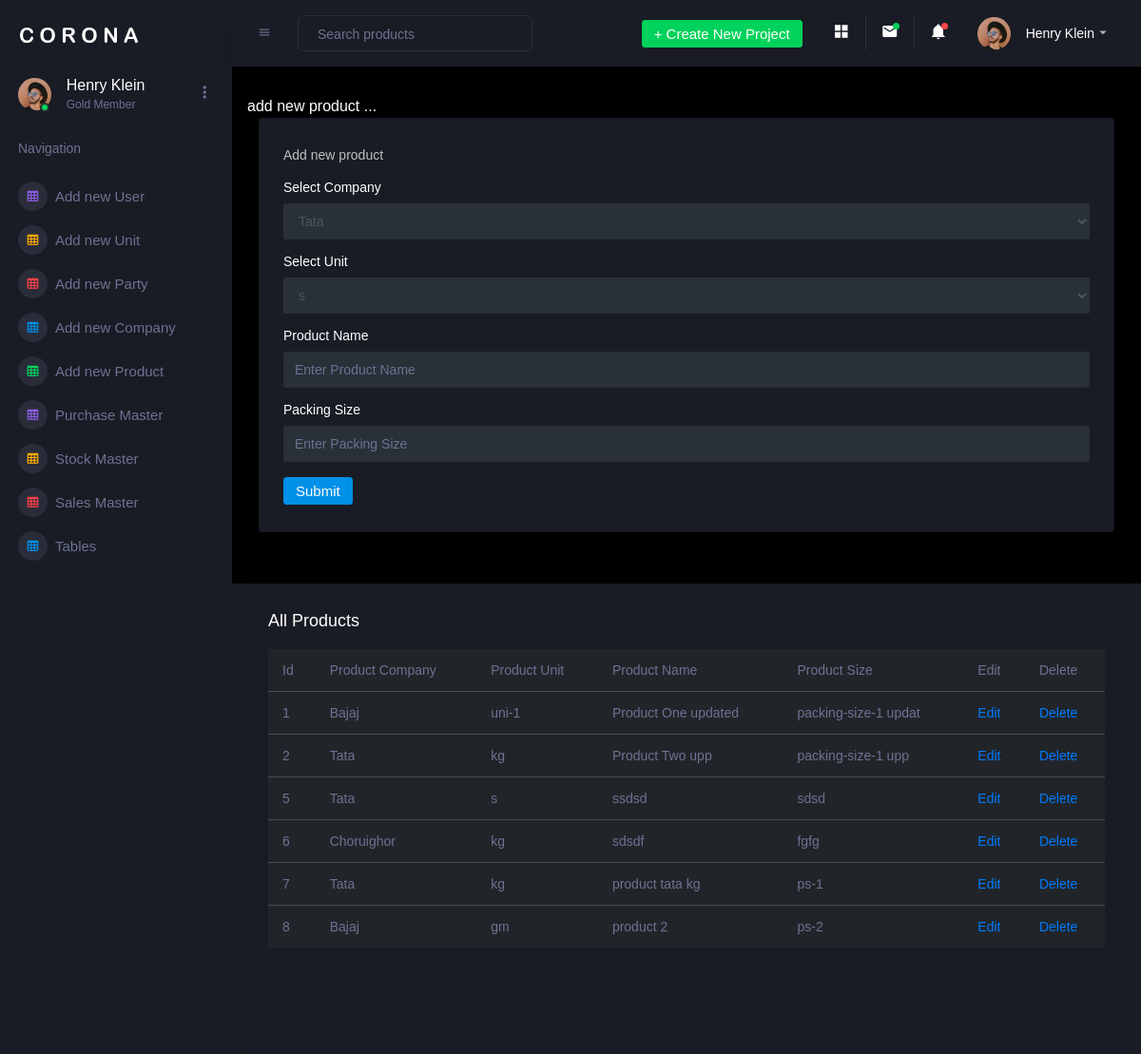
Page /admin/add_products.php on the earlier database version.
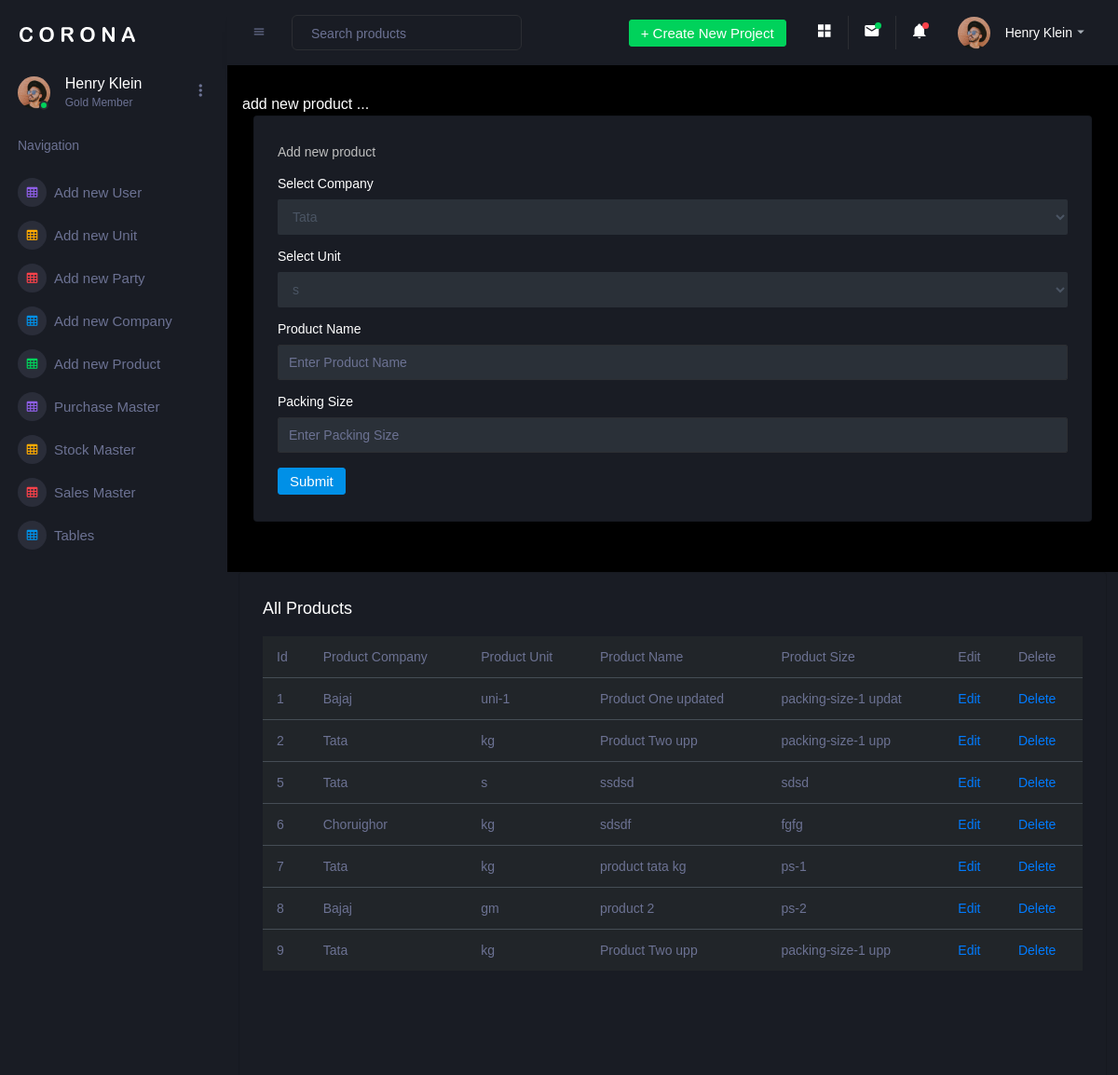
Same page on the later database version.
### tables this page shows
CREATE TABLE `products` (
  `id` int(5) NOT NULL,
  `company_name` varchar(100) NOT NULL,
  `product_name` varchar(100) NOT NULL,
  `unit` varchar(50) NOT NULL,
  `packing_size` varchar(20) NOT NULL
);

### admin/add_products.php (the view, shortened to what this page needs)
<?php
include "header.php";
include "../user/connection.php";
?>
<div class="main-panel">
    <div class="content-wrapper">
        <div class="row">
            add new product ...
            <div class="col-12 grid-margin stretch-card">
                <div class="card">
                    <div class="card-body">
                        <p class="card-description"> Add new product </p>
                        <form class="forms-sample" action="" method="post" name="form1">
                            <div class="form-group">
                              <label> Select Company </label>
                                <select class="form-control" name="company_name">
                                    <?php
                                       $res = mysqli_query($link,"select * from company_name");
                                       while($row=mysqli_fetch_assoc($res)){ ?>
                                           <option> <?php echo $row['company_name'] ;?> </option>
                                        <?php    }  ?>
                                </select>
                            </div>
                            <div class="form-group">
                                <label> Select Unit </label>
                                <select class="form-control" name="unit">
                                    <?php
                                    $res = mysqli_query($link,"select * from unit");
                                    while($row=mysqli_fetch_assoc($res)){ ?>
                                        <option> <?php echo $row['unit'] ;?> </option>
                                    <?php    }  ?>
                                </select>
                            </div>
                            <div class="form-group">
                                <label> Product Name</label>
                                <input type="text" class="form-control" name="product_name" placeholder="Enter Product Name">
                            </div>
                            <div class="form-group">
                                <label> Packing Size </label>
                                <input type="text" class="form-control" name="packing_size" placeholder="Enter Packing Size">
                            </div>
                            <button type="submit" class="btn btn-primary mr-2" name="submit1">Submit</button>
                        </form>
                    </div>
                </div>
            </div>
        </div>
    </div>
    <div class="col-lg-12 grid-margin stretch-card">
        <div class="card">
            <div class="card-body">
                <h4 class="card-title">All Products </h4>
                <div class="table-responsive">
                    <table class="table table-dark">
                        <thead>
                        <tr>
                            <th> Id </th>
                            <th> Product Company </th>
                            <th> Product Unit </th>
                            <th> Product Name </th>
                            <th> Product Size </th>
                            <th> Edit </th>
                            <th> Delete </th>
                        </tr>
                        </thead>
                        <tbody>
                        <?php
                        $res=mysqli_query($link,"select * from products");
                        while($row=mysqli_fetch_assoc($res)){ ?>
                            <tr>
                                <td> <?= $row['id'];?> </td>
                                <td> <?= $row['company_name'];?> </td>
                                <td> <?= $row['unit'];?> </td>
                                <td> <?= $row['product_name'];?> </td>
                                <td> <?= $row['packing_size'];?> </td>
                                <td> <a href="edit_product.php?id=<?php echo $row['id'];?>"> Edit </a></td>
                                <td> <a href="delete_product.php?id=<?php echo $row['id'];?>"> Delete </a></td>
                            </tr>
                        <?php }  ?>
                        </tbody>
                    </table>
                </div>
            </div>
        </div>
    </div>
</div>

Differences in the rows shown:
added products: id "9", company_name "Tata", unit "kg", product_name "Product Two upp", packing_size "packing-size-1 upp"
